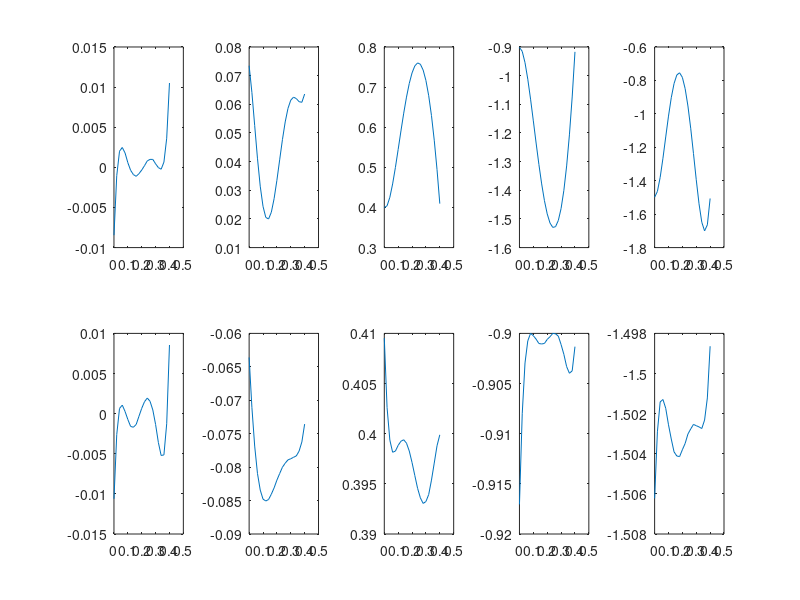
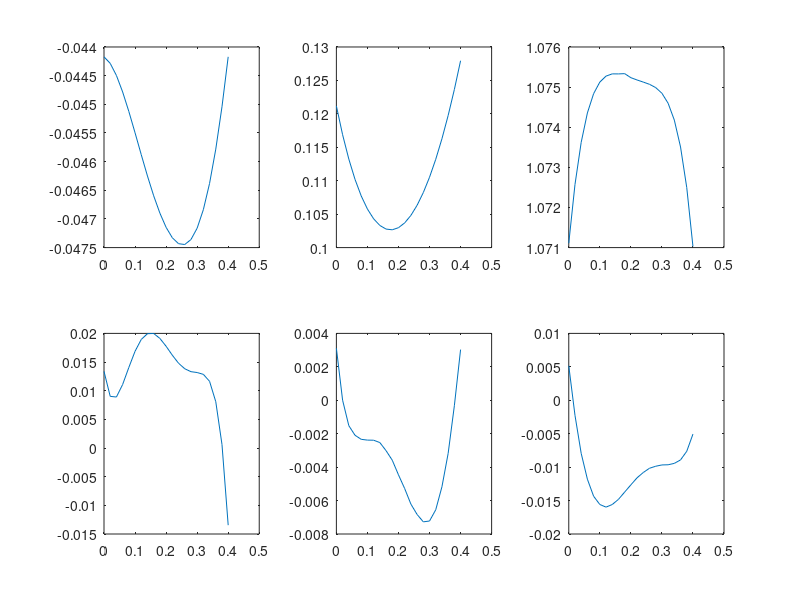

Write MATLAB code to recreate these figures, in order.
load('00dms_6')

joint_index = [8,9,10,11,14,16,17,18,19,22];

figure
for i = 1: 10
    subplot(2,5,i)
    plot(tspan{1},states{1}.x(joint_index(i),:))
end

figure
for i = 1:6
    subplot(2,3,i)
    plot(tspan{1},states{1}.x(i,:));
end
